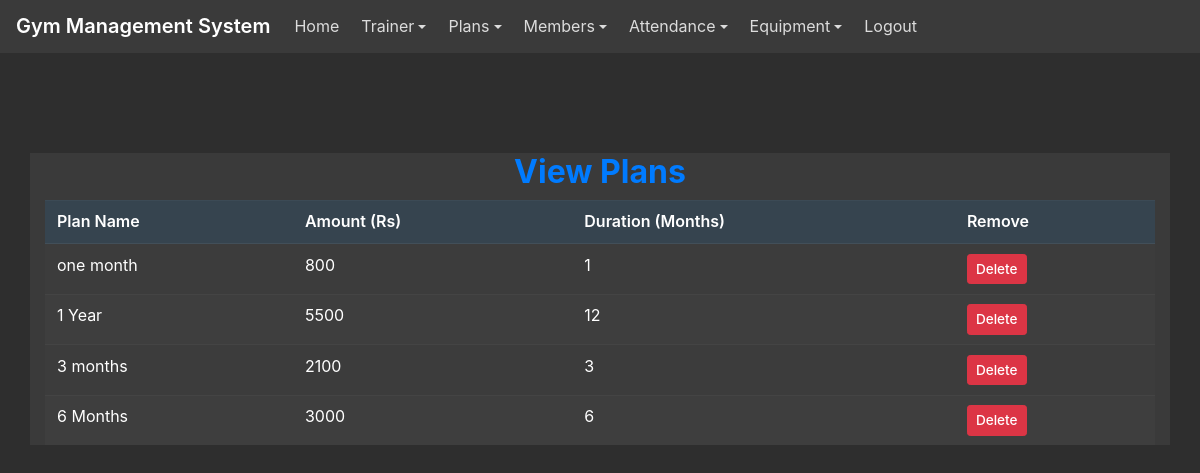
Screenshot of /view_plan/ (signed in) with the database file from the repository.
### gym/models.py (models this page shows, shortened)
class Plan(models.Model):
    name = models.CharField(max_length=50, unique=True)
    amount = models.IntegerField()
    duration = models.IntegerField()   # in months
    class Meta:
        ordering = ["duration"]

### gym/views.py (the view)
# urls.py: path('view_plan/', views.View_Plan, name='view_plan'),
@staff_or_trainer_required
def View_Plan(request):
    plan = Plan.objects.all()
    return render(request, 'view_plan.html', {'plan': plan})

### gym/views.py (called while the page is built)
def is_admin(user):
    return user.is_staff or user.groups.filter(name="Admin").exists()

def is_staff_or_trainer(user):
    return is_admin(user) or is_trainer(user)

### gym/Templates/view_plan.html (shortened to what this page needs)
{% extends 'navigationbar.html' %}
{% load static %}
{% block body %}
<div class="container" style="margin-top:100px">
    <h2 class="text-center text-primary font-weight-bold">View Plans</h2>
    <table id="example" class="table table-hover">
        <thead>
            <tr>
                <th>Plan Name</th>
                <th>Amount (Rs)</th>
                <th>Duration (Months)</th>
                <th>Remove</th>
            </tr>
        </thead>
        <tbody>
            {% for i in plan %}
            <tr>
                <td>{{ i.name }}</td>
                <td>{{ i.amount }}</td>
                <td>{{ i.duration }}</td>
                <td>
                    <a class="btn btn-danger btn-sm"
                       href="{% url 'delete_plan' i.id %}"
                       onclick="return confirm('Are you sure you want to delete this plan?');">
                       Delete
                    </a>
                </td>
            </tr>
            {% endfor %}
        </tbody>
    </table>
</div>
{% endblock %}

### gym/Static/css/mystyle.css (style rules this page uses)
:root { --bg: #2e2e2e; --surface: #3a3a3a; --muted-surface: #444; --accent: #1e88e5; --accent-strong: #1976d2; --text: #ffffff; --muted-text: #dcdcdc; --border: #666; }
* { box-sizing: border-box; }
html, body { height: 100%; }
body { margin: 0; font-family: -apple-system, BlinkMacSystemFont, "Segoe UI", Roboto, "Helvetica Neue", Arial; background-color: var(--bg); color: var(--text); -webkit-font-smoothing: antialiased; -moz-osx-font-smoothing: grayscale; line-height: 1.45; }
.card, .table, .dropdown-menu, .modal-content, .navbar, footer, .container, .container-fluid { background-color: var(--surface); color: var(--text); }
.btn-sm { padding: .25rem .5rem; font-size: .85rem; }
.table { color: var(--text); border-collapse: collapse; width: 100%; }
.table thead th { background-color: rgba(30,136,229,0.12); color: var(--text); font-weight: 600; border-bottom: 1px solid rgba(255,255,255,0.06); }
.table tbody tr:nth-child(odd) { background-color: rgba(255,255,255,0.01); }
.table tbody tr:nth-child(even) { background-color: rgba(255,255,255,0.02); }
.table td, .table th { padding: .6rem .75rem; border-top: 1px solid rgba(255,255,255,0.03); }
::placeholder { color: rgba(255,255,255,0.55); }
a { color: var(--accent) !important; }
.btn, .btn *, button, button * { color: #ffffff !important; }
.btn, .btn *, button, button * { color: #ffffff !important; font-weight: 500; }

### rows the page displays
Plan: name "one month", amount "800", duration "1"
Plan: name "1 Year", amount "5500", duration "12"
Plan: name "3 months", amount "2100", duration "3"
Plan: name "6 Months", amount "3000", duration "6"
